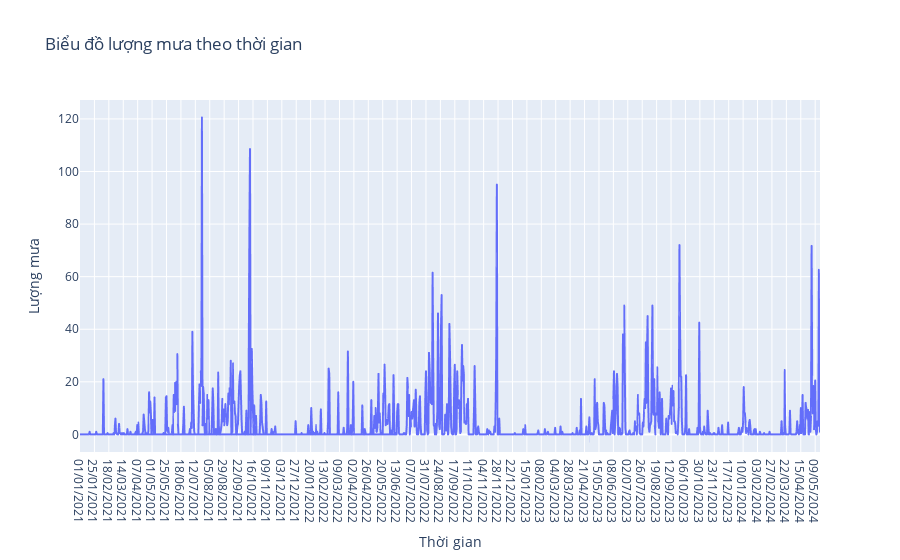

Source (notebook cell):
### Markdown cell above
### Biểu đồ chuỗi thời gian

### Code cell
# Vẽ biểu đồ chuỗi thời gian với cột 'precip' sử dụng Plotly
fig = px.line(df, x='datetime', y='precip', title='Biểu đồ lượng mưa theo thời gian')
fig.update_xaxes(title_text='Thời gian')
fig.update_yaxes(title_text='Lượng mưa')
fig.show()

### Figure 1 — Plotly figure (JSON) as saved in the notebook; plotly's stock layout.template omitted (floating-point values rounded to 4 significant figures; data arrays with more than 128 entries replaced by an {"elided": "..."} marker saying what was removed)
{"data": [{"hovertemplate": "datetime=%{x}<br>precip=%{y}<extra></extra>", "legendgroup": "", "line": {"color": "#636efa", "dash": "solid"}, "marker": {"symbol": "circle"}, "mode": "lines", "name": "", "showlegend": false, "type": "scattergl", "x": {"elided": "1669 str values"}, "xaxis": "x", "y": {"elided": "1669 float values"}, "yaxis": "y"}], "layout": {"legend": {"tracegroupgap": 0}, "title": {"text": "Biểu đồ lượng mưa theo thời gian"}, "xaxis": {"anchor": "y", "domain": [0, 1], "title": {"text": "Thời gian"}}, "yaxis": {"anchor": "x", "domain": [0, 1], "title": {"text": "Lượng mưa"}}}}
